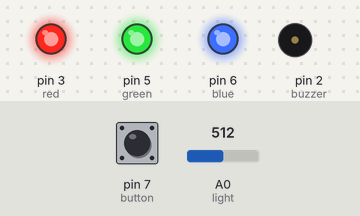
Simulated run of this sketch. Board: Arduino Pro Mini, built with avr-gcc and run on an emulated ATmega328P. Parts: output pins drawn as LEDs (lit = HIGH), buzzer (waves = sounding). Dashed ring = blinking. Inputs (shaded band) come from the test bench; at power-on: A0 (light) = 512, pin 7 (button) HIGH. What the sketch prints to the serial monitor is not drawn.

Above: at 1.2 s.
1.3 s: A0 (light) set to 106
2.8 s: A0 (light) set to 93
At 5.7 s:
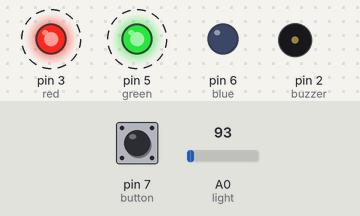
5.8 s: pin 7 (button) pulled LOW for 0.15 s
At 6.8 s:
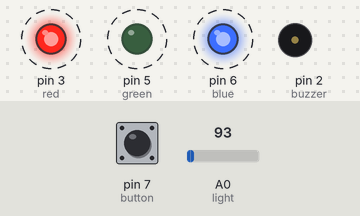
11.8 s: pin 7 (button) pulled LOW for 3.2 s
At 13.0 s:
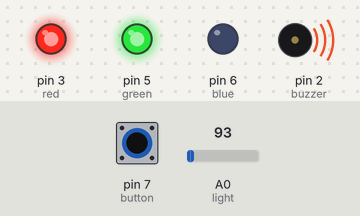
Timing chart, 0 to 17.5 s (numbered marks = the images above; inputs shaded):
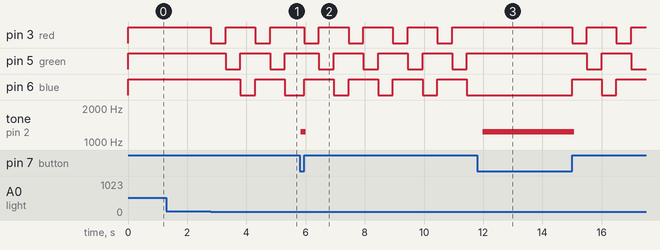

Measured:
- the behaviour switches between 101 and 100 on A0 (light) (found by bisection; images 0 and 1)
- after the input at 1.3 s, every drawn part: stays the same
- after the input at 2.8 s, pin 3 (red): alternates HIGH for 1.0 s and LOW for 0.50 s, starting at once; pin 5 (green): alternates HIGH for 1.0 s and LOW for 0.50 s, starting after 0.50 s; pin 6 (blue): HIGH → LOW after 1.0 s, → HIGH 0.50 s later, → LOW 1.0 s later
- after the input at 5.8 s, tone on pin 2 (buzzer): silent → 1234 Hz at once, → silent 0.16 s later
- after the input at 11.8 s, tone on pin 2 (buzzer): silent → 1234 Hz after 0.19 s, → silent 3.1 s later

The sketch:

ProtosnapProMini.ino
```cpp
/*
ProtoSnap Pro Mini
 SparkFun Electronics 2011

 This is the ProtoSnap Pro Mini Test Firmware that comes on the board when you get it.
 Bascially, it's meant to test the basic functions of the board, and
 it's not a bad piece of code to look over if you're just learning
 Arduino.

 if you press the button you'll hear the buzzer make a tone

 if you cover the light sensor, you get a Tri-color light sequence (red, green, blue blinks)

 then if you open the Serial terminal at 9600 you should see
 "I am a protosnap, waiting to hear a space"
 ** note this is only done once at setup, so you may need to reset the board to see this message pop up.
 Type a space into terminal and it should respond: "I heard that, oh snap!"

 Have fun with your ProtoSnap Pro Mini!!

 */

const int button = 7;
const int buzzer = 2;
const int light = A0;
const int red = 3;
const int blue = 6;
const int green = 5;


void setup() {
  Serial.begin(9600);

  pinMode(buzzer, OUTPUT);
  pinMode(red, OUTPUT);
  pinMode(green, OUTPUT);
  pinMode(blue, OUTPUT);

  pinMode(button, INPUT);
  Serial.println("I am a protosnap, waiting to hear space bar:");
}

void loop() {

  if(Serial.available() > 0) {
    if(Serial.read() == 32)
      Serial.println("I HEARD THAT, OH SNAP!");
  }

  while(digitalRead(button) == LOW) {
    digitalWrite(buzzer, HIGH);
    delayMicroseconds(400);
    digitalWrite(buzzer, LOW);
    delayMicroseconds(400);
  }


  int temp = analogRead(light);
  if(temp > 100) {
    digitalWrite(red, HIGH);
    digitalWrite(green, HIGH);
    digitalWrite(blue, HIGH);
  } else {
    digitalWrite(red, LOW);
    digitalWrite(green, HIGH);
    digitalWrite(blue, HIGH);
    delay(500);
    digitalWrite(red, HIGH);
    digitalWrite(green, LOW);
    digitalWrite(blue, HIGH);
    delay(500);
    digitalWrite(red, HIGH);
    digitalWrite(green, HIGH);
    digitalWrite(blue, LOW);
    delay(500);
  }
}
```
